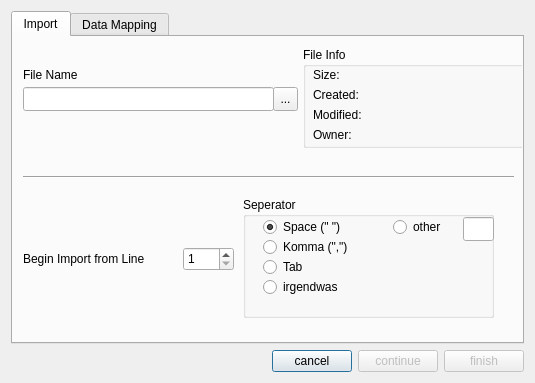
<?xml version="1.0" encoding="UTF-8"?>
<ui version="4.0">
 <class>importDialog</class>
 <widget class="QDialog" name="importDialog">
  <property name="geometry">
   <rect>
    <x>0</x>
    <y>0</y>
    <width>535</width>
    <height>383</height>
   </rect>
  </property>
  <property name="windowTitle">
   <string>Import Wizard</string>
  </property>
  <property name="modal">
   <bool>true</bool>
  </property>
  <layout class="QGridLayout" name="gridLayout">
   <item row="1" column="0">
    <layout class="QHBoxLayout" name="horizontalLayout">
     <item>
      <spacer name="horizontalSpacer">
       <property name="orientation">
        <enum>Qt::Horizontal</enum>
       </property>
       <property name="sizeHint" stdset="0">
        <size>
         <width>40</width>
         <height>20</height>
        </size>
       </property>
      </spacer>
     </item>
     <item>
      <widget class="QPushButton" name="cancelButton">
       <property name="text">
        <string>cancel</string>
       </property>
      </widget>
     </item>
     <item>
      <widget class="QPushButton" name="continueButton">
       <property name="enabled">
        <bool>false</bool>
       </property>
       <property name="text">
        <string>continue</string>
       </property>
      </widget>
     </item>
     <item>
      <widget class="QPushButton" name="finishButton">
       <property name="enabled">
        <bool>false</bool>
       </property>
       <property name="text">
        <string>finish</string>
       </property>
      </widget>
     </item>
    </layout>
   </item>
   <item row="0" column="0">
    <widget class="QTabWidget" name="tabWidget">
     <property name="enabled">
      <bool>true</bool>
     </property>
     <property name="tabPosition">
      <enum>QTabWidget::North</enum>
     </property>
     <property name="currentIndex">
      <number>0</number>
     </property>
     <property name="elideMode">
      <enum>Qt::ElideNone</enum>
     </property>
     <property name="usesScrollButtons">
      <bool>true</bool>
     </property>
     <property name="documentMode">
      <bool>false</bool>
     </property>
     <widget class="QWidget" name="tab1">
      <attribute name="title">
       <string>Import</string>
      </attribute>
      <widget class="QSpinBox" name="startLineSpinBox">
       <property name="geometry">
        <rect>
         <x>170</x>
         <y>210</y>
         <width>51</width>
         <height>24</height>
        </rect>
       </property>
       <property name="minimum">
        <number>1</number>
       </property>
       <property name="maximum">
        <number>100000</number>
       </property>
       <property name="value">
        <number>1</number>
       </property>
      </widget>
      <widget class="QLineEdit" name="filenameEdit">
       <property name="geometry">
        <rect>
         <x>10</x>
         <y>50</y>
         <width>251</width>
         <height>24</height>
        </rect>
       </property>
      </widget>
      <widget class="QToolButton" name="openFileButton">
       <property name="geometry">
        <rect>
         <x>260</x>
         <y>50</y>
         <width>25</width>
         <height>24</height>
        </rect>
       </property>
       <property name="text">
        <string>...</string>
       </property>
      </widget>
      <widget class="QGroupBox" name="groupBox">
       <property name="geometry">
        <rect>
         <x>230</x>
         <y>160</y>
         <width>251</width>
         <height>121</height>
        </rect>
       </property>
       <property name="title">
        <string>Seperator</string>
       </property>
       <widget class="QRadioButton" name="radioButton">
        <property name="geometry">
         <rect>
          <x>20</x>
          <y>20</y>
          <width>101</width>
          <height>20</height>
         </rect>
        </property>
        <property name="text">
         <string>Space (&quot; &quot;)</string>
        </property>
        <property name="checked">
         <bool>true</bool>
        </property>
       </widget>
       <widget class="QRadioButton" name="radioButton_2">
        <property name="geometry">
         <rect>
          <x>20</x>
          <y>40</y>
          <width>111</width>
          <height>20</height>
         </rect>
        </property>
        <property name="text">
         <string>Komma (&quot;,&quot;)</string>
        </property>
       </widget>
       <widget class="QRadioButton" name="radioButton_3">
        <property name="geometry">
         <rect>
          <x>20</x>
          <y>60</y>
          <width>82</width>
          <height>20</height>
         </rect>
        </property>
        <property name="text">
         <string>Tab</string>
        </property>
       </widget>
       <widget class="QRadioButton" name="radioButton_4">
        <property name="geometry">
         <rect>
          <x>20</x>
          <y>80</y>
          <width>91</width>
          <height>20</height>
         </rect>
        </property>
        <property name="text">
         <string>irgendwas</string>
        </property>
       </widget>
       <widget class="QRadioButton" name="radioButton_5">
        <property name="geometry">
         <rect>
          <x>150</x>
          <y>20</y>
          <width>61</width>
          <height>20</height>
         </rect>
        </property>
        <property name="text">
         <string>other</string>
        </property>
       </widget>
       <widget class="QLineEdit" name="seperatorEdit">
        <property name="geometry">
         <rect>
          <x>220</x>
          <y>20</y>
          <width>31</width>
          <height>24</height>
         </rect>
        </property>
       </widget>
      </widget>
      <widget class="QLabel" name="label_2">
       <property name="geometry">
        <rect>
         <x>10</x>
         <y>214</y>
         <width>151</width>
         <height>16</height>
        </rect>
       </property>
       <property name="text">
        <string>Begin Import from Line</string>
       </property>
      </widget>
      <widget class="QGroupBox" name="groupBox_3">
       <property name="geometry">
        <rect>
         <x>290</x>
         <y>10</y>
         <width>221</width>
         <height>101</height>
        </rect>
       </property>
       <property name="title">
        <string>File Info</string>
       </property>
       <widget class="QLabel" name="label_5">
        <property name="geometry">
         <rect>
          <x>10</x>
          <y>20</y>
          <width>31</width>
          <height>16</height>
         </rect>
        </property>
        <property name="text">
         <string>Size:</string>
        </property>
       </widget>
       <widget class="QLabel" name="label_6">
        <property name="geometry">
         <rect>
          <x>10</x>
          <y>40</y>
          <width>61</width>
          <height>16</height>
         </rect>
        </property>
        <property name="text">
         <string>Created:</string>
        </property>
       </widget>
       <widget class="QLabel" name="label_15">
        <property name="geometry">
         <rect>
          <x>10</x>
          <y>60</y>
          <width>61</width>
          <height>16</height>
         </rect>
        </property>
        <property name="text">
         <string>Modified:</string>
        </property>
       </widget>
       <widget class="QLabel" name="label_16">
        <property name="geometry">
         <rect>
          <x>10</x>
          <y>80</y>
          <width>51</width>
          <height>16</height>
         </rect>
        </property>
        <property name="text">
         <string>Owner:</string>
        </property>
       </widget>
       <widget class="QLabel" name="fileSizeLabel">
        <property name="geometry">
         <rect>
          <x>70</x>
          <y>20</y>
          <width>151</width>
          <height>16</height>
         </rect>
        </property>
        <property name="text">
         <string/>
        </property>
       </widget>
       <widget class="QLabel" name="fileCreatedLabel">
        <property name="geometry">
         <rect>
          <x>70</x>
          <y>40</y>
          <width>151</width>
          <height>16</height>
         </rect>
        </property>
        <property name="text">
         <string/>
        </property>
       </widget>
       <widget class="QLabel" name="fileModifiedLabel">
        <property name="geometry">
         <rect>
          <x>70</x>
          <y>60</y>
          <width>151</width>
          <height>16</height>
         </rect>
        </property>
        <property name="text">
         <string/>
        </property>
       </widget>
       <widget class="QLabel" name="fileOwnerLabel">
        <property name="geometry">
         <rect>
          <x>70</x>
          <y>80</y>
          <width>151</width>
          <height>16</height>
         </rect>
        </property>
        <property name="text">
         <string/>
        </property>
       </widget>
      </widget>
      <widget class="Line" name="line">
       <property name="geometry">
        <rect>
         <x>10</x>
         <y>130</y>
         <width>491</width>
         <height>20</height>
        </rect>
       </property>
       <property name="orientation">
        <enum>Qt::Horizontal</enum>
       </property>
      </widget>
      <widget class="QLabel" name="label_17">
       <property name="geometry">
        <rect>
         <x>10</x>
         <y>30</y>
         <width>71</width>
         <height>16</height>
        </rect>
       </property>
       <property name="text">
        <string>File Name</string>
       </property>
      </widget>
     </widget>
     <widget class="QWidget" name="tab2">
      <attribute name="title">
       <string>Data Mapping</string>
      </attribute>
      <widget class="QComboBox" name="dateTimeComboBox">
       <property name="geometry">
        <rect>
         <x>120</x>
         <y>24</y>
         <width>72</width>
         <height>22</height>
        </rect>
       </property>
       <item>
        <property name="text">
         <string>N/A</string>
        </property>
       </item>
      </widget>
      <widget class="QComboBox" name="xComboBox">
       <property name="geometry">
        <rect>
         <x>120</x>
         <y>54</y>
         <width>72</width>
         <height>22</height>
        </rect>
       </property>
       <item>
        <property name="text">
         <string>N/A</string>
        </property>
       </item>
      </widget>
      <widget class="QComboBox" name="yComboBox">
       <property name="geometry">
        <rect>
         <x>120</x>
         <y>84</y>
         <width>72</width>
         <height>22</height>
        </rect>
       </property>
       <item>
        <property name="text">
         <string>N/A</string>
        </property>
       </item>
      </widget>
      <widget class="QComboBox" name="valueComboBox">
       <property name="geometry">
        <rect>
         <x>120</x>
         <y>114</y>
         <width>72</width>
         <height>22</height>
        </rect>
       </property>
      </widget>
      <widget class="QLabel" name="label">
       <property name="geometry">
        <rect>
         <x>20</x>
         <y>30</y>
         <width>71</width>
         <height>16</height>
        </rect>
       </property>
       <property name="text">
        <string>Date/Time</string>
       </property>
      </widget>
      <widget class="QLabel" name="label_3">
       <property name="geometry">
        <rect>
         <x>20</x>
         <y>60</y>
         <width>46</width>
         <height>14</height>
        </rect>
       </property>
       <property name="text">
        <string>X-Axis</string>
       </property>
      </widget>
      <widget class="QLabel" name="label_4">
       <property name="geometry">
        <rect>
         <x>20</x>
         <y>90</y>
         <width>46</width>
         <height>14</height>
        </rect>
       </property>
       <property name="text">
        <string>Y-Axis</string>
       </property>
      </widget>
      <widget class="QLabel" name="label_13">
       <property name="geometry">
        <rect>
         <x>20</x>
         <y>120</y>
         <width>46</width>
         <height>14</height>
        </rect>
       </property>
       <property name="text">
        <string>Value</string>
       </property>
      </widget>
      <widget class="QLabel" name="label_14">
       <property name="geometry">
        <rect>
         <x>230</x>
         <y>30</y>
         <width>51</width>
         <height>16</height>
        </rect>
       </property>
       <property name="text">
        <string>Format</string>
       </property>
      </widget>
      <widget class="QComboBox" name="dateEditComboBox">
       <property name="geometry">
        <rect>
         <x>290</x>
         <y>26</y>
         <width>201</width>
         <height>22</height>
        </rect>
       </property>
       <item>
        <property name="text">
         <string>Unix Time</string>
        </property>
       </item>
       <item>
        <property name="text">
         <string>yyyy/MM/dd hh:mm:ss</string>
        </property>
       </item>
       <item>
        <property name="text">
         <string>yyyy.MM.dd hh:mm:ss</string>
        </property>
       </item>
       <item>
        <property name="text">
         <string>dd.MM.yyyy hh:mm:ss</string>
        </property>
       </item>
      </widget>
      <widget class="QComboBox" name="refComboBox">
       <property name="geometry">
        <rect>
         <x>120</x>
         <y>144</y>
         <width>72</width>
         <height>22</height>
        </rect>
       </property>
       <property name="currentIndex">
        <number>0</number>
       </property>
       <item>
        <property name="text">
         <string>N/A</string>
        </property>
       </item>
      </widget>
      <widget class="QLabel" name="label_7">
       <property name="geometry">
        <rect>
         <x>20</x>
         <y>148</y>
         <width>91</width>
         <height>16</height>
        </rect>
       </property>
       <property name="text">
        <string>Ref Sw. State</string>
       </property>
      </widget>
     </widget>
    </widget>
   </item>
  </layout>
 </widget>
 <resources/>
 <connections>
  <connection>
   <sender>cancelButton</sender>
   <signal>clicked()</signal>
   <receiver>importDialog</receiver>
   <slot>reject()</slot>
   <hints>
    <hint type="sourcelabel">
     <x>352</x>
     <y>372</y>
    </hint>
    <hint type="destinationlabel">
     <x>284</x>
     <y>197</y>
    </hint>
   </hints>
  </connection>
 </connections>
</ui>
